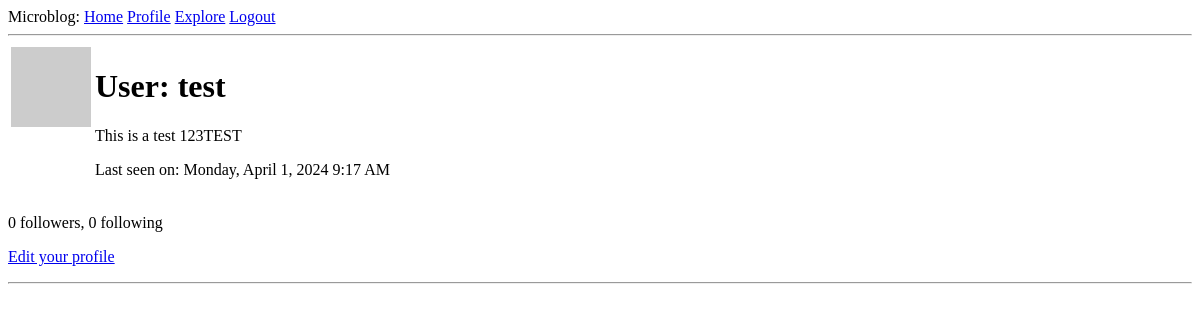
The app's page /user/test (signed in), older data.
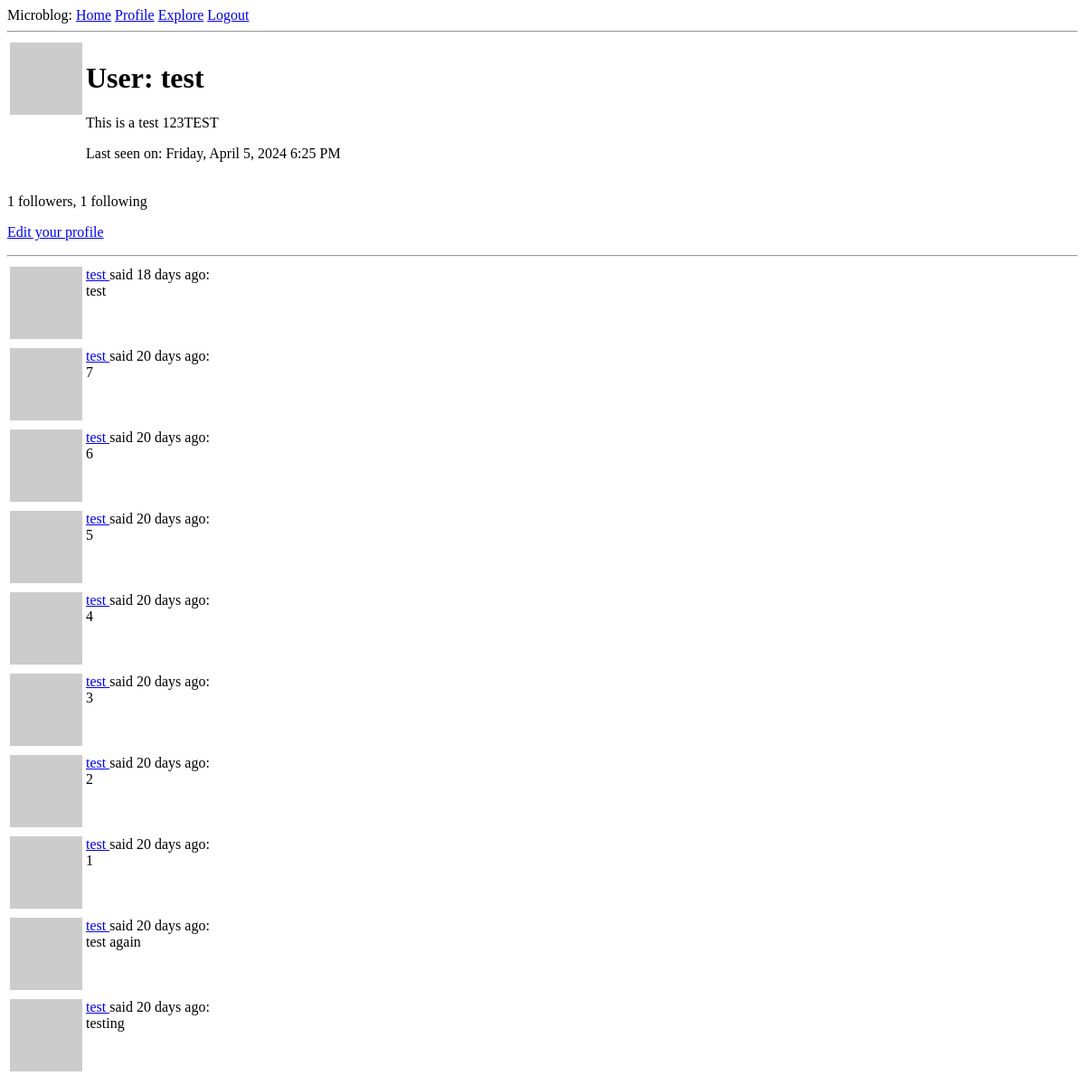
The same page, newer data.
### app/models.py (models this page shows, shortened)
class User(UserMixin, db.Model):
    id: so.Mapped[int] = so.mapped_column(primary_key=True)
    username: so.Mapped[str] = so.mapped_column(sa.String(64), index=True, unique=True)
    email: so.Mapped[str] = so.mapped_column(sa.String(120), index=True, unique=True)
    password_hash: so.Mapped[Optional[str]] = so.mapped_column(sa.String(256))
    posts: so.WriteOnlyMapped['Post'] = so.relationship(
        back_populates='author')
    def avatar(self, size):
        digest = md5(self.email.lower().encode('utf-8')).hexdigest()
        return f'https://www.gravatar.com/avatar/{digest}?d=identicon&s={size}'
    about_me: so.Mapped[Optional[str]] = so.mapped_column(sa.String(140))
    last_seen: so.Mapped[Optional[datetime]] = so.mapped_column(
        default=lambda: datetime.now(timezone.utc))
    following: so.WriteOnlyMapped['User'] = so.relationship(
        secondary=followers, primaryjoin=(followers.c.follower_id == id),
        secondaryjoin=(followers.c.followed_id == id),
        back_populates='followers')
    followers: so.WriteOnlyMapped['User'] = so.relationship(
        secondary=followers, primaryjoin=(followers.c.followed_id == id),
        secondaryjoin=(followers.c.follower_id == id),
        back_populates='following')
    def followers_count(self):
        query = sa.select(sa.func.count()).select_from(
            self.followers.select().subquery())
        return db.session.scalar(query)
    def following_count(self):
        query = sa.select(sa.func.count()).select_from(
            self.following.select().subquery())
        return db.session.scalar(query)

class Post(db.Model):
    id: so.Mapped[int] = so.mapped_column(primary_key=True)
    body: so.Mapped[str] = so.mapped_column(sa.String(140))
    timestamp: so.Mapped[datetime] = so.mapped_column(
        index=True, default=lambda: datetime.now(timezone.utc))
    user_id: so.Mapped[int] = so.mapped_column(sa.ForeignKey(User.id), index=True)
    author: so.Mapped[User] = so.relationship(back_populates='posts')

### app/routes.py (the view)
@app.route('/user/<username>')
@login_required
def user(username):
    user = db.first_or_404(sa.select(User).where(User.username == username))
    page = request.args.get('page', 1, type=int)
    query = user.posts.select().order_by(Post.timestamp.desc())
    posts = db.paginate(query, page=page, per_page=app.config['POSTS_PER_PAGE'], error_out=False)
    next_url = url_for('user', username=user.username, page=posts.next_num) \
        if posts.has_next else None
    prev_url = url_for('user', username=user.username, page=posts.prev_num) \
        if posts.has_prev else None
    form = EmptyForm()
    return render_template('user.html', user=user, posts=posts, next_url=next_url,
                           prev_url=prev_url, form=form)

### app/models.py (called while the page is built)
@login.user_loader
def load_user(id):
    return db.session.get(User, int(id))

### app/routes.py (called while the page is built)
@app.before_request
def before_request():
    if current_user.is_authenticated:
        current_user.last_seen = datetime.now(timezone.utc)
        db.session.commit()

### app/templates/user.html (shortened to what this page needs)
{% extends "base.html" %}
{% block content %}
    <table>
        <tr valign="top">
            <td><img src="{{ user.avatar(128) }}" alt="avatar"></td>
            <td>
                <h1>User: {{ user.username }}</h1>
                {% if user.about_me %}<p>{{ user.about_me }}TEST</p>{% endif %}
                {% if user.last_seen %}
                    <p>Last seen on: {{ moment(user.last_seen).format('LLLL') }}</p>
                {% endif %}
            </td>
        </tr>
    </table>
    <p>{{ user.followers_count() }} followers, {{ user.following_count() }} following</p>
    {% if user == current_user %}
    <p><a href="{{ url_for('edit_profile') }}">Edit your profile</a></p>
    {% endif %}
    <hr>
    {% for post in posts %}
        {% include '_post.html' %}
    {% endfor %}
{% endblock %}

### app/templates/_post.html
<table>
    <tr valign="top">
        <td><img src="{{ post.author.avatar(36) }}" alt="post avatar"></td>
        <td>
            <a href="{{ url_for('user', username=post.author.username) }}">
                {{ post.author.username }}
            </a>
            said {{ moment(post.timestamp).fromNow() }}:
            <br>
            {{ post.body }}
        </td>
    </tr>
</table>

Row changes from the older to the newer data that the page shows:
changed User "test": last_seen "Monday, April 1, 2024 9:17 AM" → "Friday, April 5, 2024 6:25 PM"
added Post: author.username "test", timestamp "18 days ago", body "test"
added Post: author.username "test", timestamp "20 days ago", body "7"
added Post: author.username "test", timestamp "20 days ago", body "6"
added Post: author.username "test", timestamp "20 days ago", body "5"
added Post: author.username "test", timestamp "20 days ago", body "4"
added Post: author.username "test", timestamp "20 days ago", body "3"
added Post: author.username "test", timestamp "20 days ago", body "2"
added Post: author.username "test", timestamp "20 days ago", body "1"
added Post: author.username "test", timestamp "20 days ago", body "test again"
added Post: author.username "test", timestamp "20 days ago", body "testing"
Text that changed along with them:
{{ user.followers_count() }}: "0" → "1"
{{ user.following_count() }}: "0" → "1"
